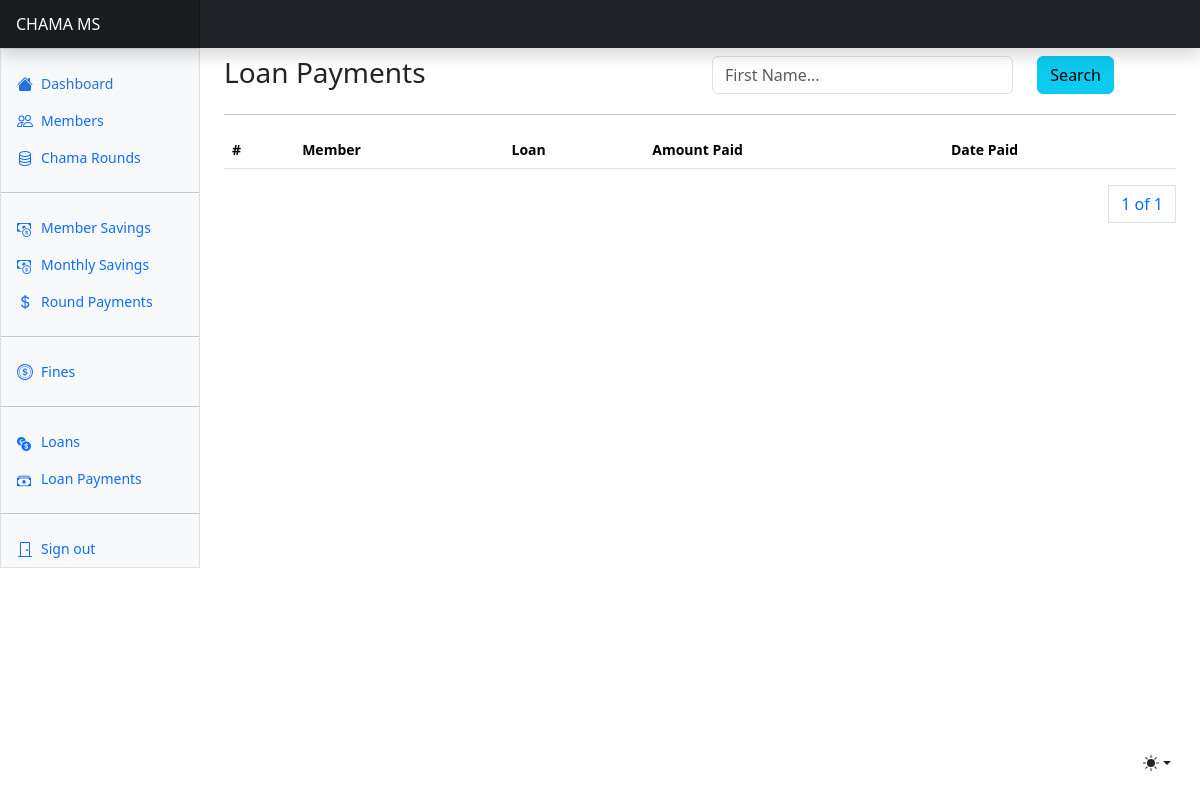
Before: /loans/loan-payments with the older database file.
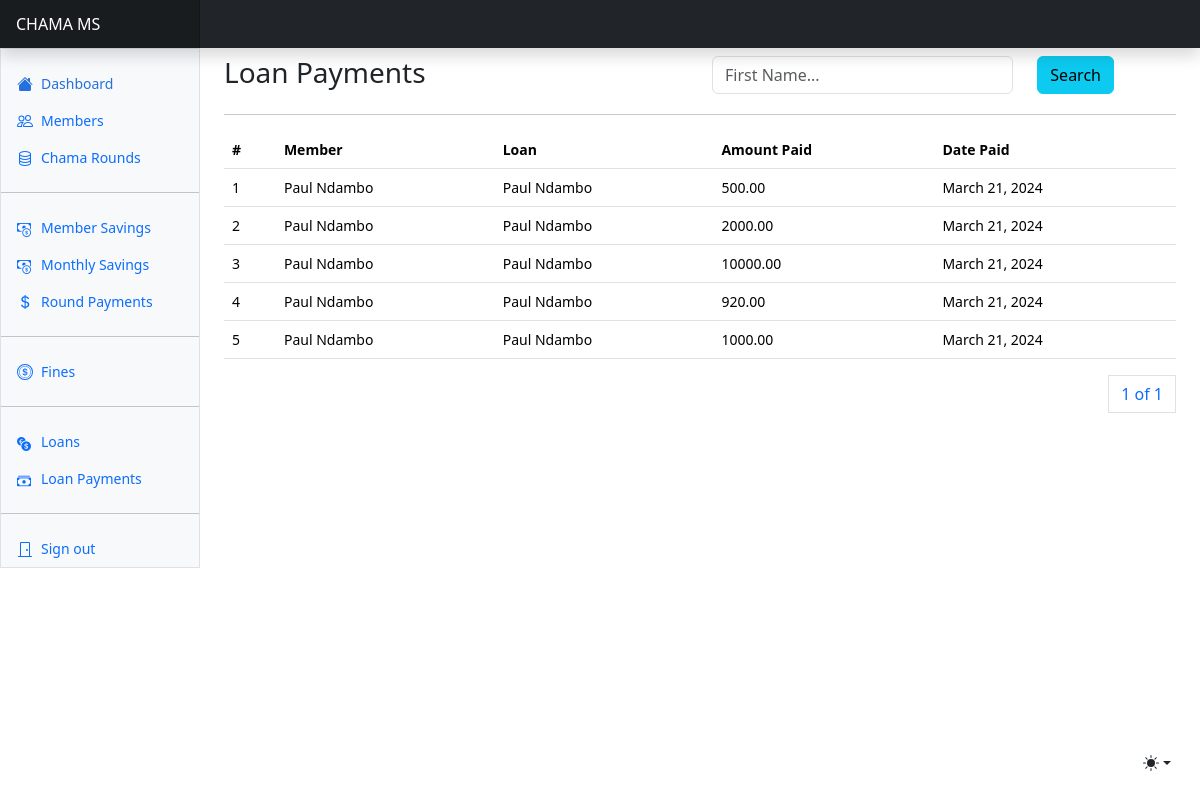
After: the same page with the newer database file.
### loans/models.py (models this page shows, shortened)
class LoanPayment(AbstractBaseModel):
    member = models.ForeignKey("users.User", on_delete=models.SET_NULL, null=True)
    loan = models.ForeignKey(Loan, on_delete=models.CASCADE)
    amount = models.DecimalField(max_digits=100, decimal_places=2)

class Loan(AbstractBaseModel):
    member = models.ForeignKey("users.User", on_delete=models.CASCADE, related_name="memberloans")
    amount_applied = models.DecimalField(max_digits=100, decimal_places=2)
    amount_awarded = models.DecimalField(max_digits=100, decimal_places=2, default=0)
    status = models.CharField(max_length=255, choices=LOAN_STATUS_CHOICES, default="Review")
    decline_reason = models.TextField(blank=True, null=True)
    date_due = models.DateField(null=True, blank=True)
    amount_repaid = models.DecimalField(max_digits=100, decimal_places=2, default=0)
    amount_to_repay = models.DecimalField(max_digits=100, decimal_places=2, default=0)
    def __str__(self):
        return self.member.first_name + " " + self.member.last_name

### users/models.py (models this page shows, shortened)
class User(AbstractUser, AbstractBaseModel):
    role = models.CharField(max_length=255, choices=USER_ROLES)
    id_number = models.CharField(max_length=255)
    phone_number = models.CharField(max_length=255)
    gender = models.CharField(max_length=255, null=True, blank=True)
    date_joined = models.DateField(null=True)
    address = models.CharField(max_length=255, null=True, blank=True)
    city = models.CharField(max_length=255, null=True)
    county = models.CharField(max_length=255, null=True, blank=True)
    country = models.CharField(max_length=255, null=True, blank=True)
    round_number = models.IntegerField(default=0, null=True, blank=True)
    def __str__(self):
        return f"{self.first_name} {self.last_name}"

### loans/views.py (the view)
# urls.py: path("loan-payments", loan_payments, name="loan-payments"),
def loan_payments(request):
    loan_payments = LoanPayment.objects.all()
    if request.method == "POST":
        search_text = request.POST.get("search_text")
        print(f"Search Text: {search_text}")
        loan_payments = LoanPayment.objects.filter(Q(member__first_name__icontains=search_text) | Q(member__last_name__icontains=search_text))
    paginator = Paginator(loan_payments, 8)
    page_number = request.GET.get('page')
    page_obj = paginator.get_page(page_number)
    context = {
        "page_obj": page_obj
    }
    return render(request, "payments/loan_payments/loan_payments.html", context)

### templates/payments/loan_payments/loan_payments.html (shortened to what this page needs)
{% extends "base.html" %}
{% block content %}
<div class="row mt-2">
    <div class="col">
        <h3>Loan Payments</h3>
    </div>
    <div class="col">
      <form method="POST">
          <div class="row">
            <div class="col-8">
              <input type="text" class="form-control" name="search_text" id="search_text" placeholder="First Name...">
            </div>
            <div class="col-4">
              <button class="btn btn-info">Search</button>
            </div>
          </div>
      </form>
    </div>
</div>
<hr/>
      <div class="table-responsive small">
        <table class="table">
          <thead>
            <tr>
              <th scope="col">#</th>
              <th scope="col">Member</th>
              <th scope="col">Loan</th>
              <th scope="col">Amount Paid</th>
              <th scope="col">Date Paid</th>
            </tr>
          </thead>
          <tbody>
            {% for payment in page_obj %}
            <tr>
              <td>{{payment.id}}</td>
              <td>{{payment.member}}</td>
              <td>{{payment.loan}}</td>
              <td>{{payment.amount}}</td>
              <td>{{payment.created.date}}</td>
            </tr>
            {% endfor %}
          </tbody>
        </table>
        <div>
          <nav aria-label="Page navigation example">
            <ul class="pagination justify-content-end">
              <a class="page-link" href="#">{{ page_obj.number }} of {{ page_obj.paginator.num_pages }}</a>
            </ul>
          </nav>
        </div>
      </div>
{% endblock content %}

Changed rows visible on the page:
added LoanPayment: id "1", member "Paul Ndambo", loan "Paul Ndambo", amount "500.00", created "March 21, 2024"
added LoanPayment: id "2", member "Paul Ndambo", loan "Paul Ndambo", amount "2000.00", created "March 21, 2024"
added LoanPayment: id "3", member "Paul Ndambo", loan "Paul Ndambo", amount "10000.00", created "March 21, 2024"
added LoanPayment: id "4", member "Paul Ndambo", loan "Paul Ndambo", amount "920.00", created "March 21, 2024"
added LoanPayment: id "5", member "Paul Ndambo", loan "Paul Ndambo", amount "1000.00", created "March 21, 2024"
